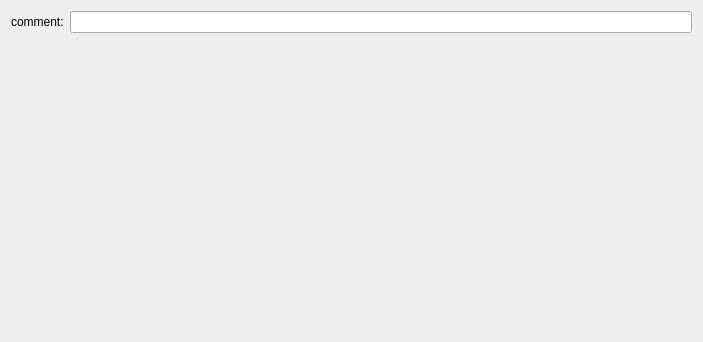
<?xml version="1.0" encoding="UTF-8"?>
<ui version="4.0">
 <class>PrgChangeForm</class>
 <widget class="QWidget" name="PrgChangeForm">
  <property name="geometry">
   <rect>
    <x>0</x>
    <y>0</y>
    <width>703</width>
    <height>342</height>
   </rect>
  </property>
  <property name="windowTitle">
   <string>Graffit Robotics</string>
  </property>
  <property name="windowIcon">
   <iconset>
    <normaloff>:/icons/img/icon.png</normaloff>:/icons/img/icon.png</iconset>
  </property>
  <property name="documentMode" stdset="0">
   <bool>false</bool>
  </property>
  <layout class="QGridLayout" name="gridLayout">
   <item row="0" column="0">
    <widget class="QLabel" name="label">
     <property name="text">
      <string>comment:</string>
     </property>
    </widget>
   </item>
   <item row="0" column="1">
    <widget class="QLineEdit" name="lineEdit"/>
   </item>
   <item row="1" column="1">
    <spacer name="verticalSpacer">
     <property name="orientation">
      <enum>Qt::Vertical</enum>
     </property>
     <property name="sizeHint" stdset="0">
      <size>
       <width>20</width>
       <height>40</height>
      </size>
     </property>
    </spacer>
   </item>
  </layout>
  <action name="createFileAction">
   <property name="icon">
    <iconset>
     <normaloff>:/icons/img/file-plus.svg</normaloff>:/icons/img/file-plus.svg</iconset>
   </property>
   <property name="text">
    <string>create file</string>
   </property>
   <property name="shortcut">
    <string>Ctrl+N</string>
   </property>
  </action>
  <action name="openFileAction">
   <property name="icon">
    <iconset>
     <normaloff>:/icons/img/file.svg</normaloff>:/icons/img/file.svg</iconset>
   </property>
   <property name="text">
    <string>open file</string>
   </property>
   <property name="shortcut">
    <string>Ctrl+O</string>
   </property>
  </action>
  <action name="saveAsFileAction">
   <property name="icon">
    <iconset>
     <normaloff>:/icons/img/file-text.svg</normaloff>:/icons/img/file-text.svg</iconset>
   </property>
   <property name="text">
    <string>save file as ...</string>
   </property>
   <property name="shortcut">
    <string>Ctrl+Shift+S</string>
   </property>
  </action>
  <action name="motorContrlAction">
   <property name="icon">
    <iconset>
     <normaloff>:/icons/img/trello.svg</normaloff>:/icons/img/trello.svg</iconset>
   </property>
   <property name="text">
    <string>motion control</string>
   </property>
   <property name="shortcut">
    <string>Ctrl+M</string>
   </property>
  </action>
  <action name="resetAction">
   <property name="icon">
    <iconset>
     <normaloff>:/icons/img/repeat.svg</normaloff>:/icons/img/repeat.svg</iconset>
   </property>
   <property name="text">
    <string>reset errors</string>
   </property>
   <property name="shortcut">
    <string>Ctrl+R</string>
   </property>
  </action>
  <action name="connectSTM_action">
   <property name="icon">
    <iconset>
     <normaloff>:/icons/img/shuffle.svg</normaloff>:/icons/img/shuffle.svg</iconset>
   </property>
   <property name="text">
    <string>connect mcu</string>
   </property>
   <property name="shortcut">
    <string>Ctrl+K</string>
   </property>
  </action>
  <action name="saveAction">
   <property name="icon">
    <iconset>
     <normaloff>:/icons/img/save.svg</normaloff>:/icons/img/save.svg</iconset>
   </property>
   <property name="text">
    <string>save</string>
   </property>
   <property name="shortcut">
    <string>Ctrl+S</string>
   </property>
  </action>
  <action name="changeLanguageEnglish">
   <property name="text">
    <string>english</string>
   </property>
  </action>
  <action name="changeLanguageRussian">
   <property name="text">
    <string>russian</string>
   </property>
  </action>
 </widget>
 <resources>
  <include location="../resource/resource.qrc"/>
 </resources>
 <connections/>
</ui>
